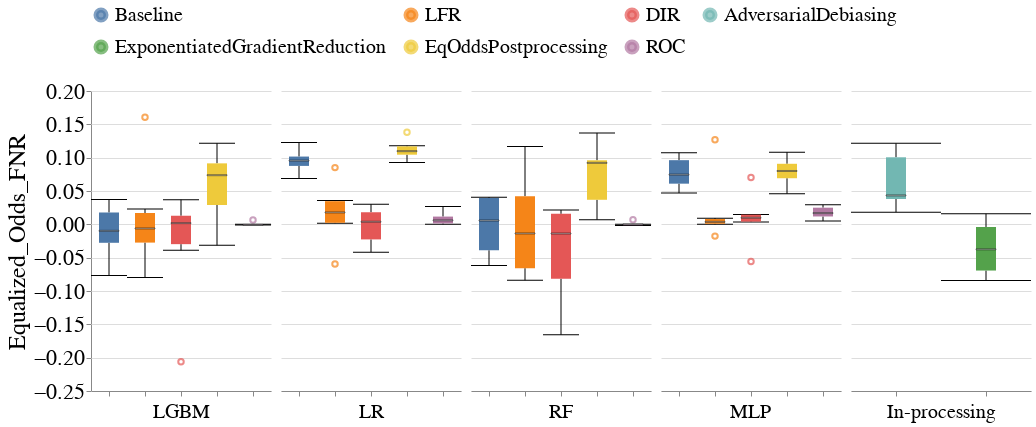

Source (notebook cell):
### Code cell
create_box_plot_for_diff_interventions(all_group_metrics_df,
                                       dataset_name=DATASET_NAMES[0],
                                       metric_name='Equalized_Odds_FNR',
                                       vals_to_replace=vals_to_replace,
                                       group=SENSITIVE_ATTR_FOR_INTERVENTION)

### Figure 1 — Vega-Lite specification as saved in the notebook (floating-point values rounded to 4 significant figures; data arrays with more than 128 entries replaced by an {"elided": "..."} marker saying what was removed)
{"config": {"view": {"continuousWidth": 400, "continuousHeight": 300, "stroke": null}, "axis": {"labelFontSize": 22, "labelFontWeight": "normal", "titleFontSize": 24, "titleFontWeight": "normal"}, "facet": {"spacing": 10}, "header": {"labelFontSize": 20, "labelOrient": "bottom", "labelPadding": 5, "titleFontSize": 20}, "legend": {"columns": 4, "direction": "horizontal", "labelFontSize": 20, "labelLimit": 400, "orient": "top", "symbolStrokeWidth": 5, "titleAnchor": "middle", "titleFontSize": 22, "titleLimit": 300}, "title": {"fontSize": 20}}, "data": {"name": "data-af7d25279dbfa5309a39cf6b00647bfa"}, "mark": {"type": "boxplot", "median": {"stroke": "black", "strokeWidth": 0.7}, "size": 20, "ticks": true}, "encoding": {"color": {"field": "Fairness_Intervention", "sort": ["Baseline", "LFR", "DIR", "AdversarialDebiasing", "ExponentiatedGradientReduction", "EqOddsPostprocessing", "ROC"], "title": null, "type": "nominal"}, "column": {"field": "Model_Name", "sort": ["LGBM", "LR", "RF", "MLP", "In-processing"], "title": null, "type": "nominal"}, "x": {"axis": {"labels": false}, "field": "Fairness_Intervention", "sort": ["Baseline", "LFR", "DIR", "AdversarialDebiasing", "ExponentiatedGradientReduction", "EqOddsPostprocessing", "ROC"], "title": null, "type": "nominal"}, "y": {"field": "Metric_Value", "scale": {"zero": false}, "title": "Equalized_Odds_FNR", "type": "quantitative"}}, "resolve": {"scale": {"x": "independent"}}, "width": 180, "$schema": "https://vega.github.io/schema/vega-lite/v4.17.0.json", "datasets": {"data-af7d25279dbfa5309a39cf6b00647bfa": {"elided": "132 records"}}}
